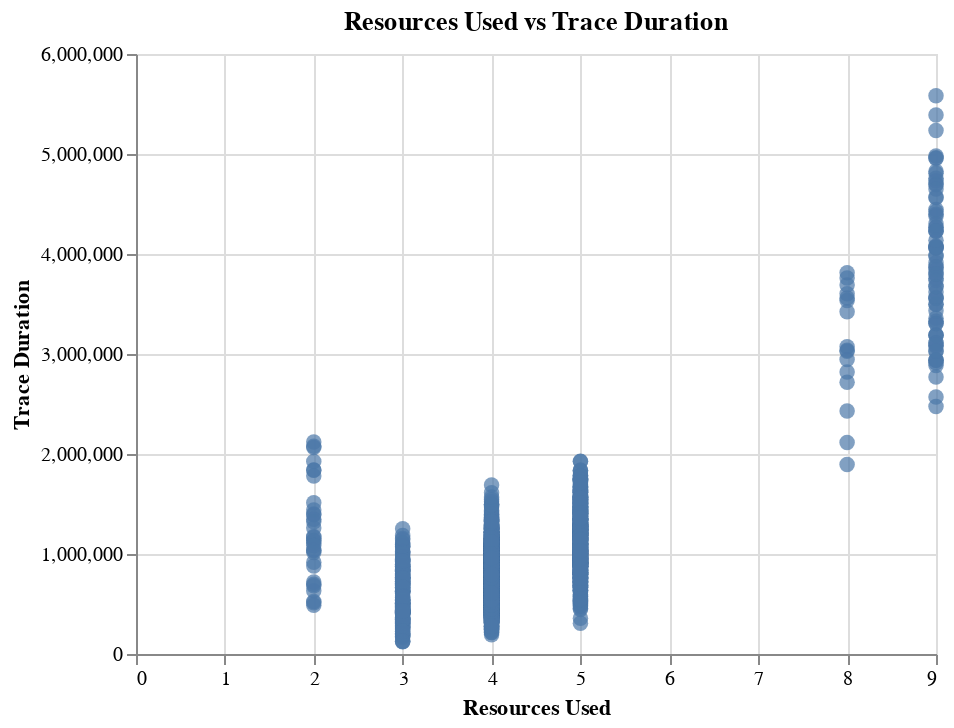

The cell this chart's notebook holds for it:
### Code cell
source = traceNetDurationResourceCount
alt.Chart(source, title = 'Resources Used vs Trace Duration').mark_circle(size=60).encode(
    x='Resources Used',
    y='Trace Duration',
    tooltip = ['Trace_ID','Resources Used', 'Trace Duration']
)

### Figure 1 — Vega-Lite specification as saved in the notebook (floating-point values rounded to 4 significant figures; data arrays with more than 128 entries replaced by an {"elided": "..."} marker saying what was removed)
{"config": {"view": {"continuousWidth": 400, "continuousHeight": 300}}, "data": {"name": "data-83d40be09dff5357b40f1928c371df09"}, "mark": {"type": "circle", "size": 60}, "encoding": {"tooltip": [{"type": "nominal", "field": "Trace_ID"}, {"type": "quantitative", "field": "Resources Used"}, {"type": "quantitative", "field": "Trace Duration"}], "x": {"type": "quantitative", "field": "Resources Used"}, "y": {"type": "quantitative", "field": "Trace Duration"}}, "title": "Resources Used vs Trace Duration", "$schema": "https://vega.github.io/schema/vega-lite/v4.8.1.json", "datasets": {"data-83d40be09dff5357b40f1928c371df09": {"elided": "4663 records"}}}
